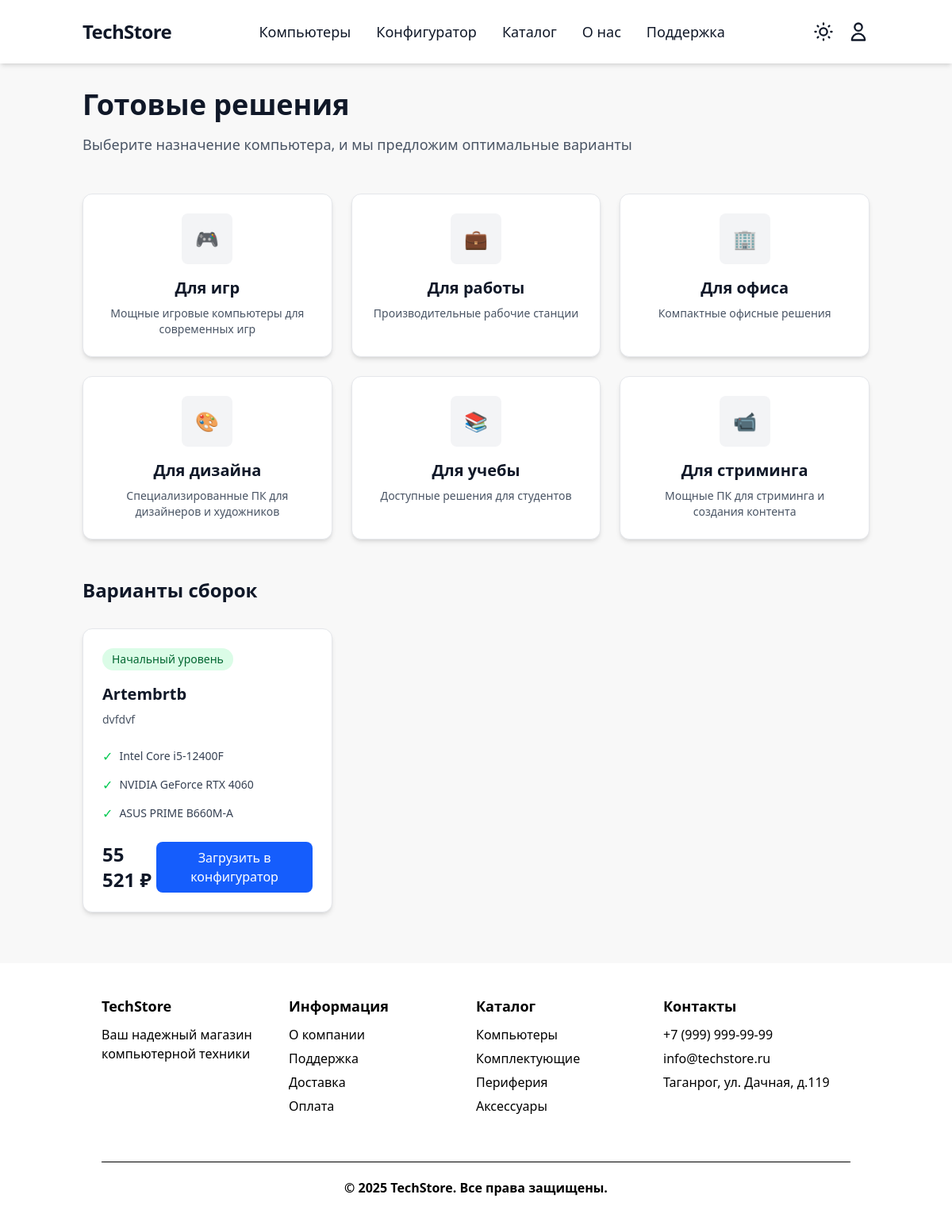
The page /pc/ on the database as committed earlier.
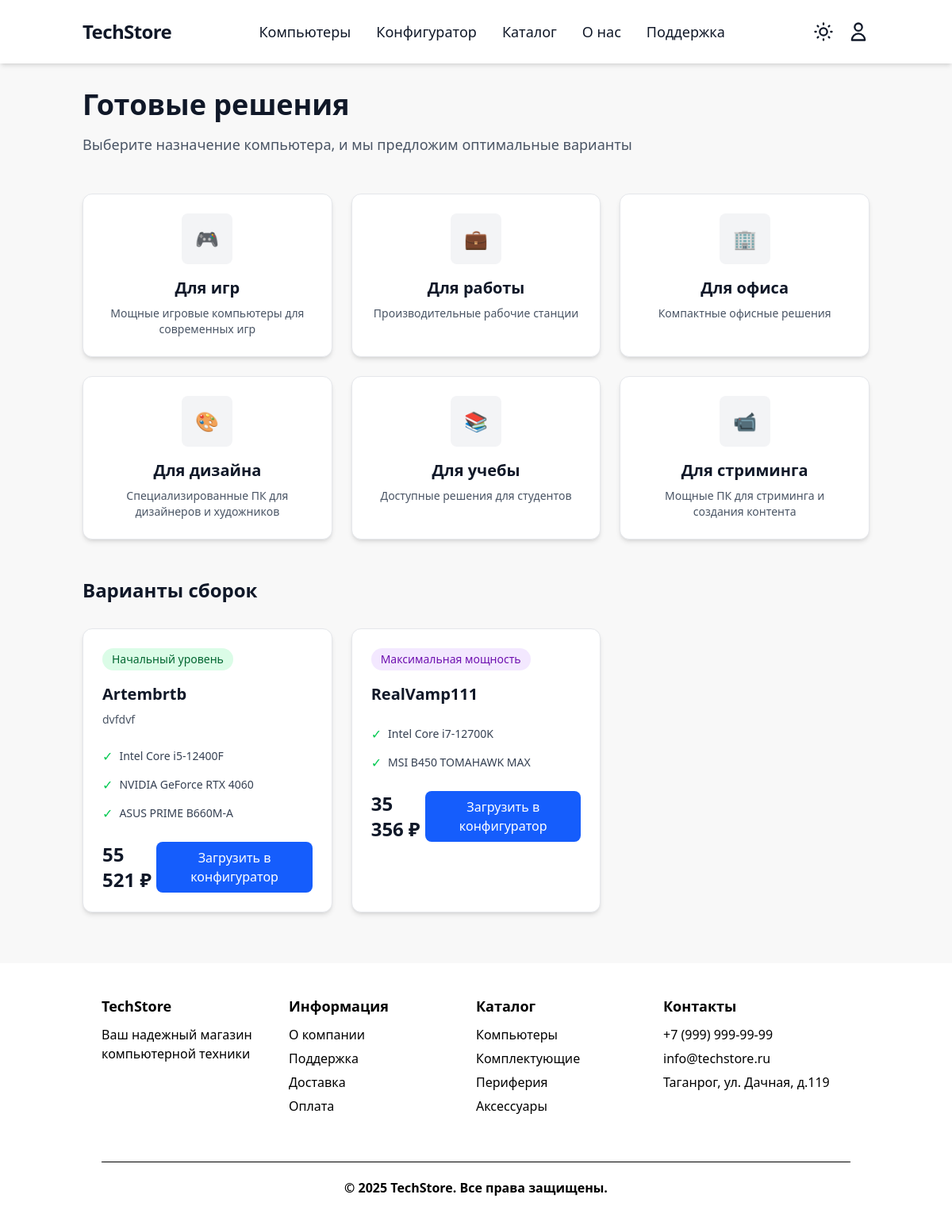
The same page on the database as committed later.
### pcbuilder/models.py (models this page shows, shortened)
class CategoryPC(models.Model):
    CATEGORY_CHOICES = [
        ('gaming', 'Для игр'),
        ('work', 'Для работы'),
        ('office', 'Для офиса'),
        ('design', 'Для дизайна'),
        ('study', 'Для учебы'),
        ('streaming', 'Для стриминга'),
    ]
    name = models.CharField('Системное имя', max_length=50, choices=CATEGORY_CHOICES, unique=True)
    display_name = models.CharField('Название категории', max_length=100)
    description = models.CharField('Описание', max_length=200)
    icon = models.CharField('Иконка (CSS класс)', max_length=50)  # CSS класс для иконки или путь к изображению
    class Meta:
        verbose_name = 'Категория готового ПК'
        verbose_name_plural = 'Категории готовых ПК'

class PrebuiltPC(models.Model):
    LEVEL_CHOICES = [
        ('start', 'Начальный уровень'),
        ('pro', 'Оптимальный выбор'),
        ('ultra', 'Максимальная мощность'),
    ]
    category = models.ForeignKey(CategoryPC, on_delete=models.CASCADE, related_name='prebuilt_pcs', verbose_name='Категория')
    name = models.CharField('Название', max_length=100)
    level = models.CharField('Уровень', max_length=10, choices=LEVEL_CHOICES)
    level_color = models.CharField('Цвет уровня', max_length=20, default='blue-500')
    description = models.TextField('Описание', blank=True)
    created_at = models.DateTimeField('Дата создания', auto_now_add=True)
    updated_at = models.DateTimeField('Дата обновления', auto_now=True)
    class Meta:
        verbose_name = 'Готовая сборка ПК'
        verbose_name_plural = 'Готовые сборки ПК'
        ordering = ['category', 'level', 'name']
    @property
    def total_price(self):
        total = Decimal('0')
        for component in self.components.all():
            total += component.product.final_price * component.quantity
        return total
    def formatted_price(self):
        return f"{int(self.total_price):,}".replace(',', ' ') + ' ₽'

class PrebuiltPCComponent(models.Model):
    prebuilt_pc = models.ForeignKey(PrebuiltPC, on_delete=models.CASCADE, related_name='components', verbose_name='Готовая сборка')
    product = models.ForeignKey(Product, on_delete=models.CASCADE, verbose_name='Товар')
    category = models.ForeignKey(Category, on_delete=models.CASCADE, verbose_name='Категория')
    quantity = models.PositiveIntegerField('Количество', default=1)
    class Meta:
        verbose_name = 'Компонент готовой сборки'
        verbose_name_plural = 'Компоненты готовых сборок'
        unique_together = ('prebuilt_pc', 'category')

### store/models.py (models this page shows, shortened)
class Product(models.Model):
    category = models.ForeignKey(
        Category,
        on_delete=models.PROTECT,
        related_name='products',
        verbose_name='Категория'
    )
    name = models.CharField('Название', max_length=200)
    slug = models.SlugField('URL', max_length=200, unique=True)
    price = models.DecimalField(
        'Цена',
        max_digits=10,
        decimal_places=2,
        validators=[MinValueValidator(Decimal('0.01'))]
    )
    discount = models.PositiveIntegerField('Скидка (%)', default=0)
    stock = models.PositiveIntegerField(
        'Количество на складе',
        default=0,
        help_text='Количество товара на складе'
    )
    min_stock = models.PositiveIntegerField(
        'Минимальный остаток',
        default=0,
        help_text='Минимальное количество для предупреждения о заканчивающемся товаре'
    )
    is_popular = models.BooleanField(
        'Популярный товар',
        default=False,
        help_text='Отметьте, если товар является популярным и должен отображаться в специальных блоках.'
    )
    description = models.TextField(
        'Описание',
        blank=True,
        default='',
        help_text='Можно использовать HTML-теги для форматирования текста (например, <ul>, <li>, <b>, <h3> и т.д.)'
    )
    image = models.ImageField('Фото', upload_to='products/', blank=True, null=True)
    class Meta:
        verbose_name = 'Товар'
        verbose_name_plural = 'Товары'
    @property
    def final_price(self):
        if self.discount:
            discount_decimal = Decimal(str(self.discount)) / Decimal('100')
            return self.price * (Decimal('1') - discount_decimal)
        return self.price

### core/views.py (the view)
# urls.py: path('pc/', computer_catalog, name='computer_catalog'),
def computer_catalog(request):
    categories = CategoryPC.objects.all()
    computers = PrebuiltPC.objects.prefetch_related('components__product', 'components__category')
    category_filter = request.GET.get('category')
    if category_filter:
        computers = computers.filter(category__name=category_filter)
    level_filter = request.GET.get('level')
    if level_filter:
        computers = computers.filter(level=level_filter)
    computers_with_details = []
    for computer in computers:
        components = computer.components.all()
        processor = components.filter(category__slug='processor').first()
        graphics_card = components.filter(category__slug='videokarta').first()
        ram = components.filter(category__slug='ram').first()
        storage = components.filter(category__slug='storage').first()
        motherboard = components.filter(category__slug='motherboard').first()
        power_supply = components.filter(category__slug='psu').first()
        case = components.filter(category__slug='case').first()
        computer_data = {
            'computer': computer,
            'processor': processor.product.name if processor else '',
            'graphics_card': graphics_card.product.name if graphics_card else '',
            'ram': f"{ram.product.name} x{ram.quantity}" if ram else '',
            'storage': storage.product.name if storage else '',
            'motherboard': motherboard.product.name if motherboard else '',
            'power_supply': power_supply.product.name if power_supply else '',
            'case': case.product.name if case else '',
            'components': components,
        }
        computers_with_details.append(computer_data)
    context = {
        'categories': categories,
        'computers': computers_with_details,
        'selected_category': category_filter,
        'selected_level': level_filter,
    }
    return render(request, 'core/pc.html', context)

### core/templates/core/pc.html (shortened to what this page needs)
{% extends 'base.html' %}
{% block content %}
    <div class="container mx-auto px-4 py-8">
        <div class="mb-12">
            <h1 class="text-4xl font-bold mb-4 text-gray-900 dark:text-white">Готовые решения</h1>
            <p class="text-gray-600 dark:text-gray-400 text-lg">Выберите назначение компьютера, и мы предложим оптимальные варианты</p>
        </div>
        <div class="grid grid-cols-1 md:grid-cols-2 lg:grid-cols-3 gap-6 mb-12">
            {% for category in categories %}
            <div class="category-card bg-white dark:bg-[#28303F] shadow-md rounded-xl p-6 cursor-pointer transition-all duration-300 hover:bg-gray-50 dark:hover:bg-[#1E242E] hover:scale-105 border border-gray-200 dark:border-gray-700 "
                 data-category="{{ category.name }}">
                <div class="flex flex-col items-center text-center">
                    <div class="w-16 h-16 bg-gray-100 dark:bg-gray-700 rounded-lg flex items-center justify-center mb-4 text-2xl">
                        {% if category.name == 'gaming' %}
                            🎮
                        {% elif category.name == 'work' %}
                            💼
                        {% elif category.name == 'office' %}
                            🏢
                        {% elif category.name == 'design' %}
                            🎨
                        {% elif category.name == 'study' %}
                            📚
                        {% elif category.name == 'streaming' %}
                            📹
                        {% endif %}
                    </div>
                    <h3 class="text-xl font-semibold mb-2 text-gray-900 dark:text-white">{{ category.display_name }}</h3>
                    <p class="text-gray-600 dark:text-gray-400 text-sm">{{ category.description }}</p>
                </div>
            </div>
            {% endfor %}
        </div>
        <div id="computers-section">
            {% include 'core/pc_section.html' %}
        </div>
    </div>
{% endblock %}

### core/templates/core/pc_section.html (shortened to what this page needs)
<div class="mb-8">
    <h2 class="text-2xl font-bold mb-8 text-gray-900 dark:text-white">Варианты сборок</h2>
    {% if computers %}
        <div class="grid grid-cols-1 md:grid-cols-2 lg:grid-cols-3 gap-6">
            {% for computer in computers %}
            <div class="bg-white dark:bg-[#28303F] shadow-md rounded-xl overflow-hidden transition-all duration-300 hover:scale-105 hover:shadow-2xl border border-gray-200 dark:border-gray-700">
                <div class="p-6 pb-4">
                    <div class="flex items-center justify-between mb-4">
                        <span class="text-sm font-medium px-3 py-1 rounded-full
                            {% if computer.computer.level == 'start' %}bg-green-100 dark:bg-green-900 text-green-800 dark:text-green-300
                            {% elif computer.computer.level == 'pro' %}bg-orange-100 dark:bg-orange-900 text-orange-800 dark:text-orange-300
                            {% elif computer.computer.level == 'ultra' %}bg-purple-100 dark:bg-purple-900 text-purple-800 dark:text-purple-300
                            {% endif %}">
                            {{ computer.computer.get_level_display }}
                        </span>
                    </div>
                    <h3 class="text-xl font-bold mb-2 text-gray-900 dark:text-white">{{ computer.computer.name }}</h3>
                    {% if computer.computer.description %}
                      <p class="text-gray-600 dark:text-gray-400 text-sm mb-2">{{ computer.computer.description }}</p>
                    {% endif %}
                </div>
                <div class="px-6 pb-6">
                    <div class="space-y-3">
                        {% if computer.processor %}
                        <div class="flex items-center space-x-2">
                            <span class="text-green-500 dark:text-green-400">✓</span>
                            <span class="text-sm text-gray-700 dark:text-gray-300">{{ computer.processor }}</span>
                        </div>
                        {% endif %}
                        {% if computer.graphics_card %}
                        <div class="flex items-center space-x-2">
                            <span class="text-green-500 dark:text-green-400">✓</span>
                            <span class="text-sm text-gray-700 dark:text-gray-300">{{ computer.graphics_card }}</span>
                        </div>
                        {% endif %}
                        {% if computer.motherboard %}
                        <div class="flex items-center space-x-2">
                            <span class="text-green-500 dark:text-green-400">✓</span>
                            <span class="text-sm text-gray-700 dark:text-gray-300">{{ computer.motherboard }}</span>
                        </div>
                        {% endif %}
                    </div>
                </div>
                <div class="px-6 pb-6">
                    <div class="flex items-center justify-between">
                        <div class="text-2xl font-bold text-gray-900 dark:text-white">{{ computer.computer.formatted_price }}</div>
                        <button onclick="loadPrebuiltConfig({{ computer.computer.id }})" class="px-6 py-2 bg-blue-600 text-white rounded-lg hover:bg-blue-700 focus:outline-none focus:ring-2 focus:ring-offset-2 focus:ring-blue-500 transition-colors duration-200 font-medium">
                            Загрузить в конфигуратор
                        </button>
                    </div>
                </div>
            </div>
            {% endfor %}
        </div>
    {% else %}
        <div class="text-center py-12">
            <div class="text-gray-600 dark:text-gray-400 text-lg mb-4">Компьютеры для данной категории пока не добавлены</div>
            <p class="text-gray-500 dark:text-gray-500">Попробуйте выбрать другую категорию</p>
        </div>
    {% endif %}
</div>

Rows that differ between the two databases and show on the page:
added PrebuiltPC: computer.level "Максимальная мощность", computer.name "RealVamp111", processor "Intel Core i7-12700K", motherboard "MSI B450 TOMAHAWK MAX", computer.formatted_price "35 356 ₽"
